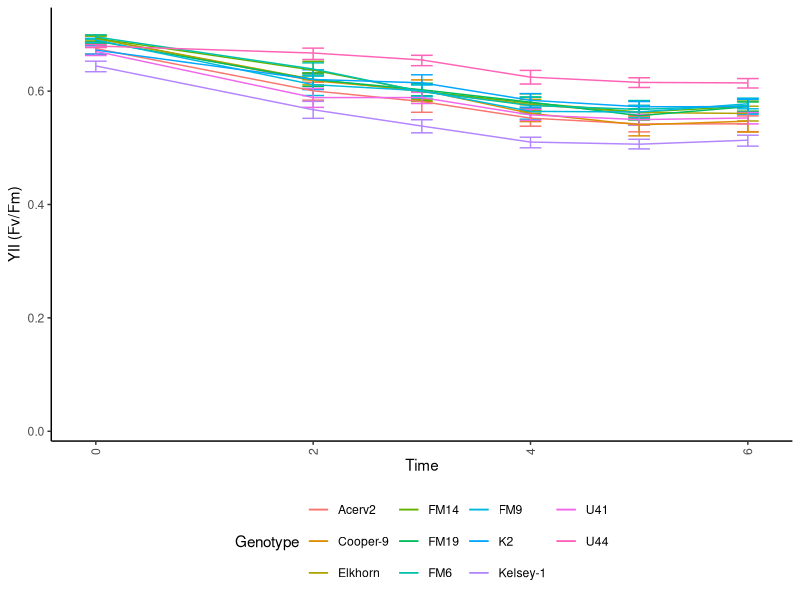
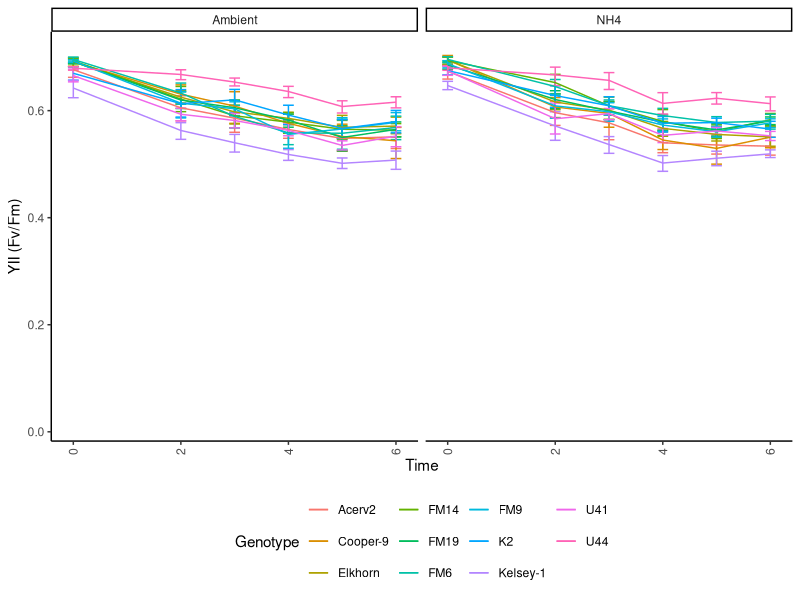
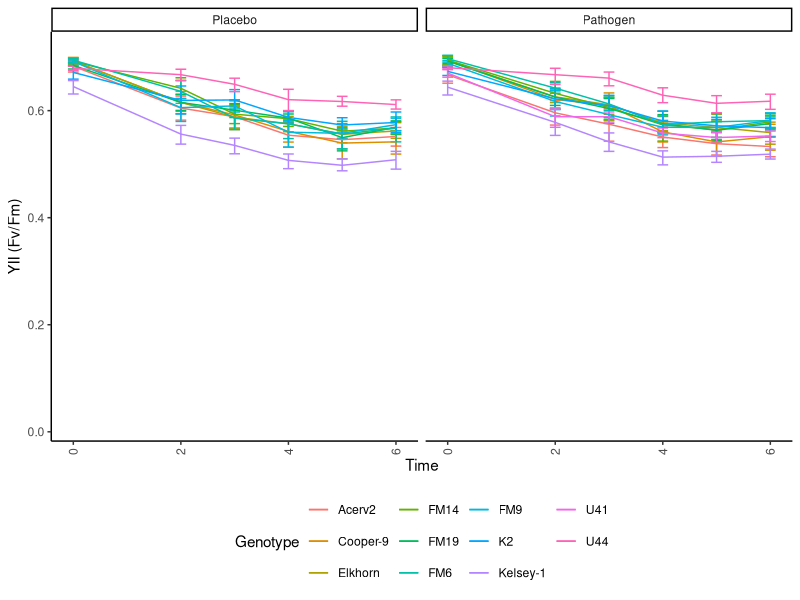
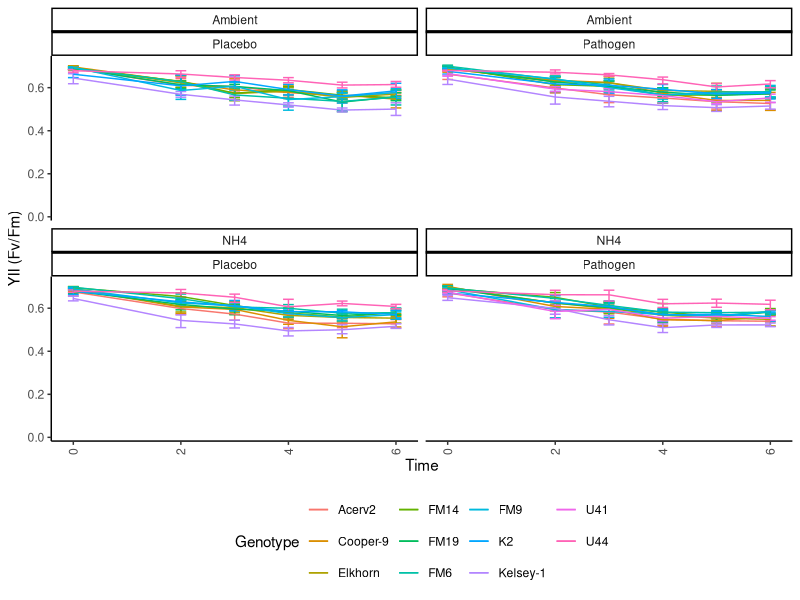
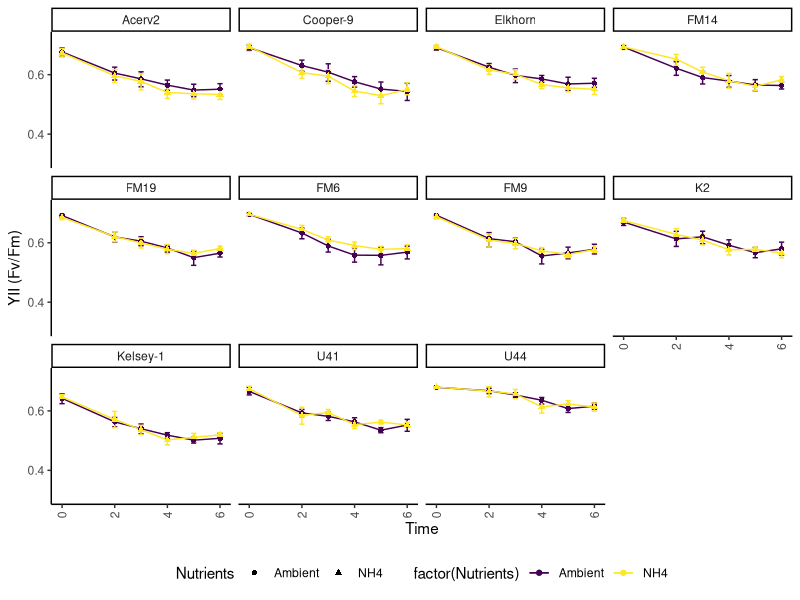
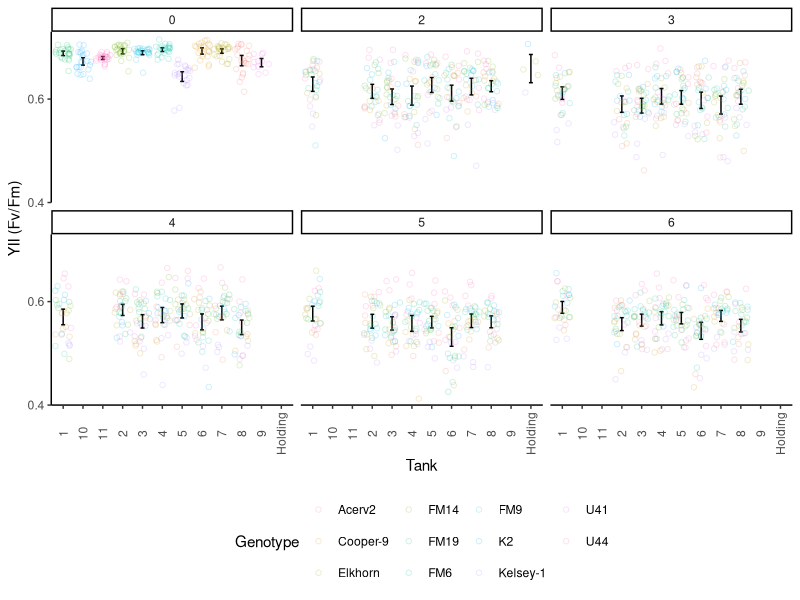
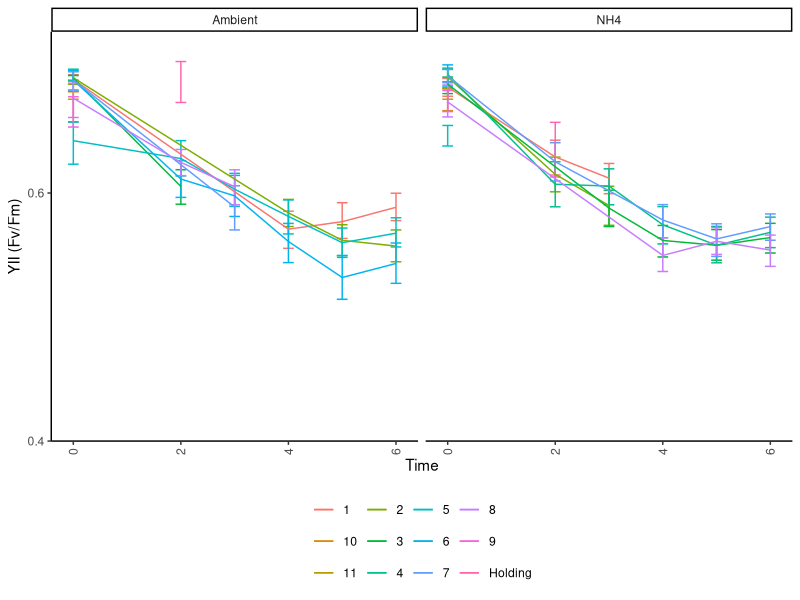
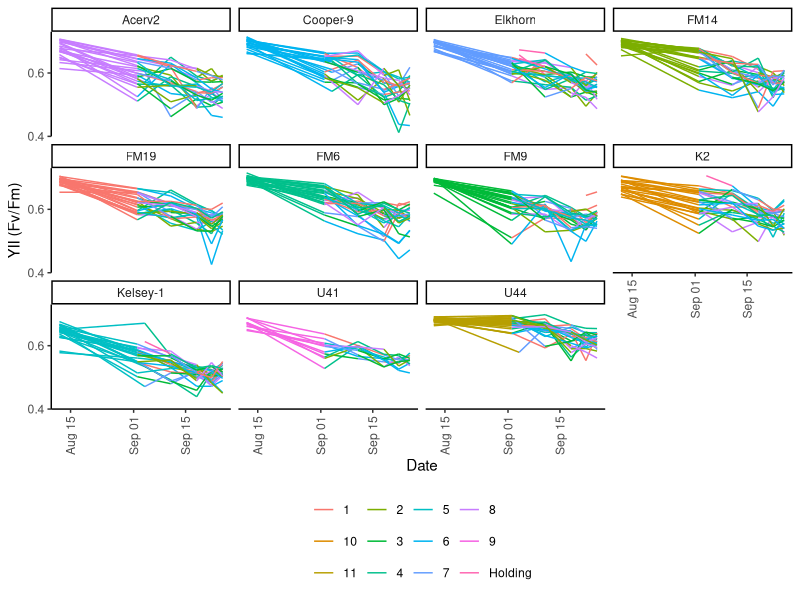

Source code (R) for these figures, in order: (Note: this script raises an error after producing the figures.)
## ---- chunk 1
knitr::opts_chunk$set(echo = TRUE, warning=FALSE, message=FALSE, fig.width=7, fig.height=7 )
## ---- chunk 2

# Get all libraries and sources required to run the script

library(dplyr)
library(plyr)
library(reshape2)
library(ggplot2)
library(ggthemes)

theme_set (theme_classic() + theme(panel.grid.major = element_blank(),
                              panel.grid.minor = element_blank(), 
                              axis.line = element_line(colour = "black"),
                              legend.position="none",
                              axis.text.x = element_text(angle = 90, vjust = 0.5),
                              plot.title = element_text(size=12, face="bold"),
                              #panel.border = element_rect(colour = "black", fill=NA, size=1)
                              panel.border = element_blank()
                              ))
## ---- chunk 3

# 1. Import data: 

  # Long format Ssid YII
    YII.Tall<-read.csv("Data/YII_tall.csv")

  # Wide format 
    # YII.wide<- YII.Tall<-readRDS("Data/YII.Wide.rds")
    # YII.Wide<-read.csv("Data/YII_Wide.csv")
  
  #summary(YII.Tall)


# 2. Data clean-up an types: 
  
  # Variable types 
    #YII.nutrients$Time <- as.factor(YII.nutrients$Time)
    YII.Tall$Time<-as.numeric(YII.Tall$Time)
    YII.Tall$Date<-as.Date(YII.Tall$Date, "%Y-%m-%d")
    YII.Tall$Days<-(as.numeric(YII.Tall$Date)-18486)
  
  # Remove-unused data    
    Extras <- YII.Tall[which (YII.Tall$Nutrients=="Extra"), ]
    YII.Tall <- droplevels(YII.Tall[!rownames(YII.Tall) %in%
                                        rownames(Extras), ])
    
    Error <- YII.Tall[which (YII.Tall$YII==0), ]
    YII.Tall <- droplevels(YII.Tall[!rownames(YII.Tall) %in%
                                        rownames(Error), ])
  # Treatments
    YII.Tall$Nutrients<-factor(YII.Tall$Nutrients, 
                             levels= c("Ambient", "NH4"), ordered=TRUE)
    YII.Tall$Disease<-factor(YII.Tall$Disease, 
                             levels= c("Placebo", "Pathogen"), ordered=TRUE)
  # Replicates
    YII.Tall$Tank<-factor(YII.Tall$Tank, ordered=FALSE)
    YII.Tall$Genotype<-factor(YII.Tall$Genotype, ordered=FALSE)
  
  summary(YII.Tall)

# Subset data  
YII.CRF<-YII.Tall[which(YII.Tall$Genotype=='K2'|
                      YII.Tall$Genotype=='U41'|
                      YII.Tall$Genotype=='U44'), ]

YII.UM<-YII.Tall[which(YII.Tall$Genotype=='Acerv2'|
                      YII.Tall$Genotype=='Cooper-9'|
                      YII.Tall$Genotype=='Elkhorn'|
                      YII.Tall$Genotype=='Kelsey-1'), ]

YII.FWC<-YII.Tall[which(YII.Tall$Genotype=='FM14'|
                      YII.Tall$Genotype=='FM6'|
                      YII.Tall$Genotype=='FM9'), ]
## ---- chunk 4
# Genotype

YII_Genet<- ggplot(YII.Tall, aes (Time, YII, colour=Genotype)) +
  stat_summary(fun.data = "mean_cl_boot",geom = "errorbar", width = 0.2 )+
  stat_summary(fun.y=mean, geom="line") + 
  #geom_jitter(alpha=0.5, shape=21)+
  theme(legend.position = "bottom")+
  scale_y_continuous(limits = c(0, .73),
                         breaks = seq(0, 0.7,0.2),  
                         expand = c(0.01, 0.01),
                         name=("YII (Fv/Fm)"))
  
YII_Genet

YII_Genet+ facet_wrap(~Nutrients)
YII_Genet+ facet_wrap(~Disease)
YII_Genet+ facet_wrap(Nutrients~Disease)


YII_Genet<- ggplot(YII.Tall, aes (Time, YII, colour=factor(Nutrients), shape=Nutrients)) +
  stat_summary(fun.data = "mean_cl_boot",geom = "errorbar", width = 0.2 )+
  stat_summary(fun.y=mean, geom="line") + 
  stat_summary(fun.y=mean, geom="point") +
  #geom_jitter(alpha=0.2)+
  theme(legend.position = "bottom")+
  scale_y_continuous(limits = c(0.3, .73),
                         breaks = seq(0, 0.7,0.2),  
                         expand = c(0.01, 0.01),
                         name=("YII (Fv/Fm)"))
YII_Genet+ facet_wrap(~Genotype)
## ---- chunk 5
YII_Tank<- ggplot(YII.Tall, aes (Tank, YII)) +
  stat_summary(fun.data = "mean_cl_boot",geom = "errorbar", width = 0.2 )+
  stat_summary(fun.y=mean, geom="line") + 
  scale_y_continuous(limits = c(0.4, .73),
                         breaks = seq(0, 0.7,0.2),  
                         expand = c(0, 0),
                         name=("YII (Fv/Fm)"))+
  geom_jitter(aes(colour=Genotype), alpha=0.2, shape=21)+
  facet_wrap(~Time) +
  theme(legend.position = "bottom")
YII_Tank

YII_Tank2<- ggplot(YII.Tall, aes (Time, YII, colour=(Tank))) + 
      
  stat_summary(fun.data = "mean_cl_boot",geom = "errorbar", width = 0.2 )+
  stat_summary(fun.y=mean, geom="line") + 
     scale_y_continuous(limits = c(0.4, .73),
                         breaks = seq(0, 0.7,0.2),  
                         expand = c(0, 0),
                         name=("YII (Fv/Fm)"))+
    
    theme(legend.position="bottom",
        legend.title = element_blank(), 
        strip.background =element_rect(fill=NA)) 
YII_Tank2+facet_wrap(~Nutrients)

# YII_Tank+ facet_wrap(Time~Nutrients)
# YII_Tank+ facet_wrap(Time~Disease)
## ---- chunk 6
YII_Frag<- ggplot(YII.Tall, aes (Date, YII, group=(Fragment),
                                    colour=factor(Tank))) + 
      geom_line()+
      
     scale_y_continuous(limits = c(0.4, .73),
                         breaks = seq(0, 0.7,0.2),  
                         expand = c(0, 0),
                         name=("YII (Fv/Fm)"))+
    
    theme(legend.position="bottom",
        legend.title = element_blank(), 
        strip.background =element_rect(fill=NA)) 
YII_Frag+facet_wrap(~Genotype)


YII_Frag1 <- ggplot(YII.Tall, aes (Date, YII, group=(Fragment),
                                    colour=factor(Genotype))) + 
      geom_line()+
      
     scale_y_continuous(limits = c(0.4, .73),
                         breaks = seq(0, 0.7,0.2),  
                         expand = c(0, 0),
                         name=("YII (Fv/Fm)"))+
    
    theme(legend.position="bottom",
        legend.title = element_blank(), 
        strip.background =element_rect(fill=NA)) 
YII_Frag1+facet_wrap(~Tank)

## ---- chunk 7
YII_Frag<- ggplot(YII.Tall, aes (Time, YII, group=(Genotype),
                                    colour=factor(Genotype))) + 
      
  stat_summary(fun.data = "mean_cl_boot",geom = "errorbar", width = 0.2 )+
  stat_summary(fun.y=mean, geom="line") + 
     scale_y_continuous(limits = c(0.4, .73),
                         breaks = seq(0, 0.7,0.2),  
                         expand = c(0, 0),
                         name=("YII (Fv/Fm)"))+
    
    theme(legend.position="bottom",
        legend.title = element_blank(), 
        strip.background =element_rect(fill=NA)) 
YII_Frag+facet_wrap(~Tank)

YII_Disease<- ggplot(YII.Tall, aes (Time, YII, group=(Genotype),
                                    colour=factor(Genotype))) + 
      
  stat_summary(fun.data = "mean_cl_boot",geom = "errorbar", width = 0.2 )+
  stat_summary(fun.y=mean, geom="line") + 
     scale_y_continuous(limits = c(0.4, .73),
                         breaks = seq(0, 0.7,0.2),  
                         expand = c(0, 0),
                         name=("YII (Fv/Fm)"))+
    
    theme(legend.position="bottom",
        legend.title = element_blank(), 
        strip.background =element_rect(fill=NA)) 
YII_Disease+facet_wrap(~Disease)

## ---- chunk 8
YII_Genotype<- ggplot(YII.Tall, aes (Date, YII, colour=factor(Nutrients))) +
  stat_summary(fun.data = "mean_cl_boot",geom = "errorbar", width = 0.2 )+
  stat_summary(fun.y=mean, geom="line")
YII_Genotype +  facet_grid (~Disease)
YII_Genotype +  facet_wrap(~Genotype)

YII_Genotype<- ggplot(YII.Tall, aes (Time, YII, colour=factor(Nutrients))) +
  stat_summary(fun.data = "mean_cl_boot",geom = "errorbar", width = 0.2 )+
  stat_summary(fun.y=mean, geom="line")
YII_Genotype + facet_grid (Genotype~.)

YII_Genotype<- ggplot(YII.Tall, aes (Time, YII, colour=factor(Fragment))) +
  # stat_summary(fun.data = "mean_cl_boot",geom = "errorbar", width = 0.2 )+
  #stat_summary(fun.y=mean, geom="point", size =3, alpha=0.5) +
  stat_summary(fun.y=mean, geom="line") +   theme_gdocs()
YII_Genotype + ylim(0.2, 0.65) + facet_grid (Genotype~Nutrients) + theme(legend.position="none")
  # xlim(as.Date(c("2017-11-01", "2018-02-30")))

# Nutrients

YII_Treat<- ggplot(YII.Tall, aes (Date, YII, colour=factor(Nutrients))) +   stat_summary(fun.data = "mean_cl_boot",geom = "errorbar", width = 0.2)+
  stat_summary(fun.y=mean, geom="point", size =3, alpha=0.5) +
  stat_summary(fun.y=mean, geom="line") + theme_gdocs()
YII_Treat  + ylim(0.2, 0.7) #+ xlim(as.Date(c("2017-11-01", "2018-01-20"))) +
   #facet_grid (~Replicate)  #+ geom_jitter()

YII_Date <- ggplot(YII.Tall, aes (Nutrients, YII, colour=factor(Nutrients))) +
  stat_summary(fun.data = "mean_cl_boot",geom = "errorbar", width = 0.2)+
  stat_summary(fun.y=mean, geom="point", size =3, alpha=0.5) +
  theme_gdocs() 
YII_Date + facet_grid (Genotype~Date) + theme(legend.position="none")

## ---- chunk 9

# After nutrients 

YII.nutrients<-YII.Tall[which(YII.Tall$Time>4),]

YII_Genotype<- ggplot(YII.nutrients, aes (Date, YII, colour=factor(Genotype))) +
  stat_summary(fun.data = "mean_cl_boot",geom = "errorbar", width = 0.2 )+
  #stat_summary(fun.y=mean, geom="point", size =3, alpha=0.5) +
  stat_summary(fun.y=mean, geom="line") +   theme_gdocs()
YII_Genotype + ylim(0.2, 0.7) + facet_grid (Nutrients~.)

YII_Nut<- ggplot(YII.nutrients, aes (Date, YII, colour=factor(Nutrients))) +
  stat_summary(fun.data = "mean_cl_boot",geom = "errorbar", width = 0.2 )+
  stat_summary(fun.y=mean, geom="point", size =3, alpha=0.5) +
  stat_summary(fun.y=mean, geom="line") +   theme_gdocs()
YII_Nut + ylim(0.2, 0.7) +  facet_wrap (~Genotype) 

YII_Nut<- ggplot(YII.nutrients, aes (Date, YII, colour=factor(Nutrients))) +
  stat_summary(fun.data = "mean_cl_boot",geom = "errorbar", width = 0.2 )+
  stat_summary(fun.y=mean, geom="point", size =3, alpha=0.5) +
  stat_summary(fun.y=mean, geom="line") +   theme_gdocs()
YII_Nut + ylim(0.2, 0.7)


YII_Date_Nut<- ggplot(YII.nutrients, aes (Nutrients, YII, colour=factor(Nutrients))) +
  stat_summary(fun.data = "mean_cl_boot",geom = "errorbar", width = 0.2 )+
  stat_summary(fun.y=mean, geom="point", size =3, alpha=0.5) +
  stat_summary(fun.y=mean, geom="line") +   theme_gdocs()
YII_Date_Nut + ylim(0.2, 0.7) +   facet_grid (~Date) 
  # + xlim(as.Date(c("2017-11-01", "2018-01-20")))


YII_VariationOverTime <- ggplot(YII.Tall, aes (Time, YII, colour=factor(Genotype)))+ 
  geom_point() + facet_wrap (~Nutrients)

library(lattice)
xyplot(YII ~ Time | Nutrients, data=YII.nutrients, type=c("p", "r"), ylim=c(0.0, 0.7))
## ---- chunk 10

Survivors  <- YII.nutrients[, c("Fragment", "Days", "Genotype", "Nutrients")]
  library(plyr)
  SurvivorsFrecuency<-as.data.frame(xtabs(~ Days + Nutrients, Survivors))
  write.csv(SurvivorsFrecuency, "SurvivorsFrecuency.csv")

YII_Genotype<- ggplot(YII.nutrients, aes (Days, YII, colour=factor(Genotype))) +
  stat_summary(fun.data = "mean_cl_boot",geom = "errorbar", width = 0.2 )+
  #stat_summary(fun.y=mean, geom="point", size =3, alpha=0.5) +
  stat_summary(fun.y=mean, geom="line") +   theme_gdocs()
YII_Genotype + ylim(0.45, 0.65) + facet_grid (~Nutrients)

YII_Nutrients<- ggplot(YII.nutrients, aes (Days, YII, colour=Nutrients)) +
  stat_summary(fun.data = "mean_cl_boot",geom = "errorbar", 
               width = 0.2, position = position_dodge(width = 2) )+
  #stat_summary(fun.y=mean, geom="point", size =3, alpha=0.5) +
  stat_summary(fun.y=mean, geom="line") +   theme_bw () + ggtitle("B.")+
  theme(plot.background=element_blank(), 
            panel.border = element_blank(),
            axis.line = element_line(colour = "black"),
            panel.grid.major = element_blank(),
            panel.grid.minor = element_blank(),
            legend.position="bottom",
            strip.background = element_rect(fill="white")) +
      annotate("rect", xmin= 2, xmax = 91,
               ymin = 0.1, ymax =0.2, fill="blue", alpha = .04)+
      annotate("rect", xmin= 79, xmax = 90,
               ymin = 0.1, ymax = .7, fill="orange", alpha = .04)+
      annotate("rect", xmin= 90, xmax = 113,
               ymin = 0.1, ymax = 0.7, fill="red", alpha = .04)+
       scale_y_continuous(limits = c(0.1, 0.7),
                         breaks = seq(0.2, 0.6,0.2),  
                         expand = c(0, 0),
                         name=("YII (Fv/Fm)")) +
      scale_x_continuous(name="Days in the experiment",
                         limits = c(-2,115),
                         breaks = seq(0, 110, 15),  
                         expand = c(0, 0)) + 
    facet_grid (Genotype~., labeller = labeller(Genotype=c(`Green` = "A.cer_1", 
                                    `Green and Orange` = "A.cer_2",
                                    `Orange` = "A.cer_3", 
                                    `Red and Orange` = "A.cer_4",
                                    `Red and Yellow` = "A.cer_5")))
YII_Nutrients 

    ggsave(file="5.3B_YII.svg", plot=YII_Nutrients, width=3.0, height=6)
    ggsave(file="5.3B_YII_NOGenotype.svg", plot=YII_Nutrients, width=3.0, height=3)


# Libraries 
  library(lme4)
  library(multcomp)
  library(multcompView)
  library(lsmeans)
      library(emmeans)
  library(effects)
  library(lmerTest)

# More complex model 
    
YII.nutrients<-subset(YII.nutrients, Days<120)
YII.nutrients$DayF<-as.factor(YII.nutrients$Days)

LM_1 <- lmer(YII ~ Nutrients * DayF + 
                             (1|Genotype/Fragment), REML=TRUE, data= YII.nutrients)

step(LM_1)
LM_2 <- lmer(YII ~ Nutrients * Days + 
                             (Nutrients|Genotype), REML=TRUE,  data= YII.nutrients)
 
LM_3 <- lmer(YII ~ Nutrients * Days + 
                             (1|Genotype), REML=TRUE, data= YII.nutrients)
 
LM_4 <- lm(YII ~ Nutrients * Days, REML = FALSE, data= YII.nutrients)

# Select model

anova(LM_1, LM_2, refit=FALSE)
anova(LM_2, LM_3, refit=FALSE)
anova(LM_3, LM_4)
 
# Final mdel 
LM_Nutrients_Days<-lmer(YII ~ Nutrients * Days + 
                             (Nutrients|Genotype), data= YII.nutrients)
  anova(LM_1)
  summary(LM_1)
  coef(LM_1)
  fitted(LM_1)
      
      layout(matrix(1:4,2,2))  
      plot(LM_1)  
      
plot(Effect(c("Nutrients","DayF"), LM_1), x.var="DayF", multiline=T, ci.style="bars")

#  Pair-wise comparisons
cld(emmeans(LM_1, "Nutrients"))
YIIAcerEmm<-cld(emmeans(LM_1, specs = c("Nutrients", "DayF")))
write.csv(YIIAcerEmm, "YIIAcerEmm.csv")

## ---- chunk 11


# Last Data Point before nutrients 

  lastYII_BN<-ggplot (YII.Wide, aes(Genotype.5, YII.5, colour=factor(Nutrients.5)))
  lastYII_BN + stat_summary(fun.data = "mean_cl_boot",geom = "errorbar", width = 0.2)+
     stat_summary(fun.y=mean, geom="point", size =3, alpha=0.5) + theme_gdocs()
  
  LM_TC_B<-lm(YII.5~Nutrients.5*Genotype.5, data = YII.Wide)
  
  anova(LM_TC_B)
  TukeyHSD(aov(LM_TC_B))
  
  cld(lsmeans(LM_TC_B, "Nutrients.5"))
  cld(lsmeans(LM_TC_B, "Genotype.5"))
  cld(lsmeans(LM_TC_B, specs = c("Nutrients.5", "Genotype.5")))

# Last Data Point After nutrients 

lastYII_BN<-ggplot (YII.Wide, aes(Genotype.13, YII.13, colour=factor(Nutrients.13)))
  lastYII_BN + stat_summary(fun.data = "mean_cl_boot",geom = "errorbar", width = 0.2)+
     stat_summary(fun.y=mean, geom="point", size =3, alpha=0.12) + theme_gdocs()
  
  LM_TC_B<-lm(YII.12~Nutrients.12*Genotype.12, data = YII.Wide)
  
  anova(LM_TC_B)
  TukeyHSD(aov(LM_TC_B))
  
  cld(lsmeans(LM_TC_B, "Nutrients.12"))
  cld(lsmeans(LM_TC_B, "Genotype.12"))
  cld(lsmeans(LM_TC_B, specs = c("Nutrients.12", "Genotype.12")))

## ---- chunk 12
# Creates bibliography 
#knitr::write_bib(c(.packages()), "packages.bib")
